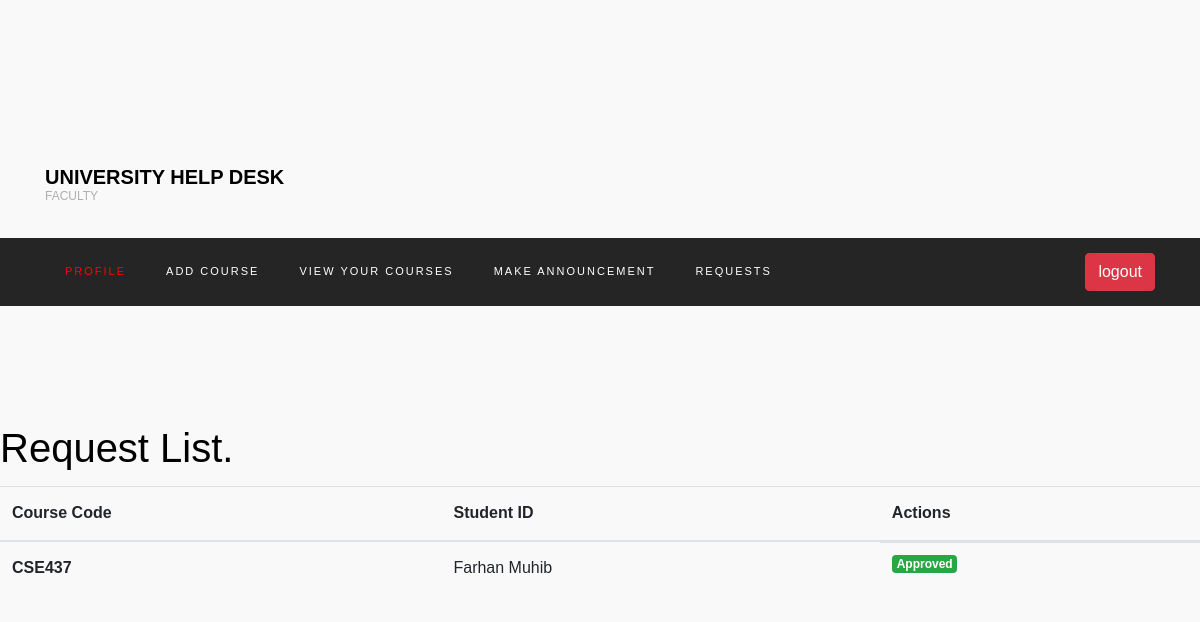
The page /request_list/ (signed in) on the database its author committed.
### login/models.py (models this page shows, shortened)
class Request(models.Model):
    student = models.ForeignKey(Student, on_delete=models.CASCADE)
    course = models.ForeignKey(Course, on_delete=models.CASCADE)
    faculty = models.ForeignKey(Faculty, on_delete=models.CASCADE)
    request_date = models.DateTimeField(default=datetime.now, blank=True)
    status = models.BooleanField(default=None, null=True)
    is_approved = models.BooleanField(default=False)

class Course(models.Model):
    course_faculty = models.ForeignKey(
        Faculty, on_delete=models.CASCADE, null=True, blank=True)
    course_id = models.CharField(max_length=10, null=True, blank=True)
    course_name = models.CharField(max_length=100, unique=True)
    course_description = models.TextField(
        max_length=200, blank=True, null=True)
    course_credit = models.IntegerField()
    course_department = models.CharField(max_length=100, blank=True, null=True)
    course_fee = models.IntegerField(default=19600)
    start_time = models.TimeField(null=True, blank=True)
    end_time = models.TimeField(null=True, blank=True)
    def __str__(self):
        return str(self.course_id)

class Student(models.Model):
    user = models.ForeignKey(User, on_delete=models.CASCADE)
    student_id = models.CharField(
        max_length=10, unique=True, null=True, blank=True)
    phone = models.CharField(max_length=200, blank=True, null=True)
    department = models.CharField(max_length=200, blank=True, null=True)
    enrolled_semester = models.CharField(max_length=200, blank=True, null=True)
    is_approved = models.BooleanField(default=False, null=True, blank=True)
    def __str__(self):
        return f"{self.user.first_name} {self.user.last_name}"

### login/views.py (the view, shortened to what this page needs)
# urls.py: path('request_list/', views.request_list, name='request_list'),
def request_list(request):
    teacher_requests = Request.objects.filter(faculty=request.user.faculty)
    return render(request, 'request_list.html', {'teacher_requests': teacher_requests})

### templates/request_list.html
{%extends 'faculty_base.html' %}
{%block main-content%}
<section>
    <h1>Request List.</h1>
    <table class="table table-hover">
        <thead>
            <tr>
                <th scope="col">Course Code</th>
                <th scope="col">Student ID</th>
                <th scope="col">Actions</th>
            </tr>
        </thead>
        <tbody>
            {% for request in teacher_requests %}
            <tr>
                <th scope="row">{{ request.course }}</th>
                <td>{{ request.student }}</td>
                <td style="display: flex;gap:1em;">
                    {% if not request.is_approved %}
                    <form method="post" action="{% url 'request_list' %}">
                        {% csrf_token %}
                        <input type="hidden" name="request_id" value="{{ request.id }}">
                        <input type="hidden" name="action" value="decline">
                        <button type="submit" class="btn btn-danger">Decline</button>
                    </form>
                    <form method="post" action="{% url 'request_list' %}">
                        {% csrf_token %}
                        <input type="hidden" name="request_id" value="{{ request.id }}">
                        <input type="hidden" name="action" value="approve">
                        <button type="submit" class="btn btn-success">Approve</button>
                    </form>
                    {% else %}
                    <span class="badge badge-success">Approved</span>
                    {% endif %}
                </td>
            </tr>
            {% endfor %}
        </tbody>
    </table>
</section>
{%endblock main-content%}

### static/profile/style.css (style rules this page uses)
body { background-color: #f9f9fa }

### rows shown on the page
Request: course "CSE437", student "Farhan Muhib", is_approved "Approved"
